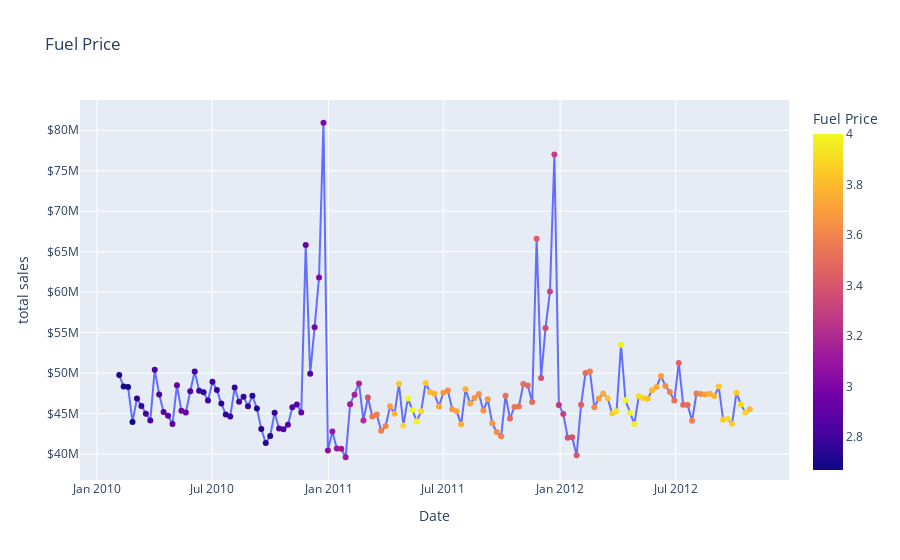

Notebook code for this chart:
### Code cell
# Fuel prices by date
fuel_price = features.groupby(["Date"])["Fuel_Price"].mean().sort_index()
fig = px.scatter(ts, title='Fuel Price', color=ts.index.map(lambda x: round(fuel_price[x],2)),
                 labels={"color":"Fuel Price","value":"total sales"})
fig.update_traces(mode='lines+markers')
fig.update_yaxes(tickprefix="$")
fig.show()

### Figure 1 — Plotly figure (JSON) as saved in the notebook; plotly's stock layout.template omitted (floating-point values rounded to 4 significant figures; data arrays with more than 128 entries replaced by an {"elided": "..."} marker saying what was removed)
{"data": [{"hovertemplate": "Date=%{x}<br>total sales=%{y}<br>Fuel Price=%{marker.color}<extra></extra>", "legendgroup": "", "marker": {"color": {"elided": "143 float values"}, "coloraxis": "coloraxis", "symbol": "circle"}, "mode": "lines+markers", "name": "", "orientation": "v", "showlegend": false, "type": "scatter", "x": {"elided": "143 str values"}, "xaxis": "x", "y": {"elided": "143 float values"}, "yaxis": "y"}], "layout": {"coloraxis": {"colorbar": {"title": {"text": "Fuel Price"}}, "colorscale": [[0, "#0d0887"], [0.1111, "#46039f"], [0.2222, "#7201a8"], [0.3333, "#9c179e"], [0.4444, "#bd3786"], [0.5556, "#d8576b"], [0.6667, "#ed7953"], [0.7778, "#fb9f3a"], [0.8889, "#fdca26"], [1, "#f0f921"]]}, "legend": {"tracegroupgap": 0}, "title": {"text": "Fuel Price"}, "xaxis": {"anchor": "y", "domain": [0, 1], "title": {"text": "Date"}}, "yaxis": {"anchor": "x", "domain": [0, 1], "tickprefix": "$", "title": {"text": "total sales"}}}}
